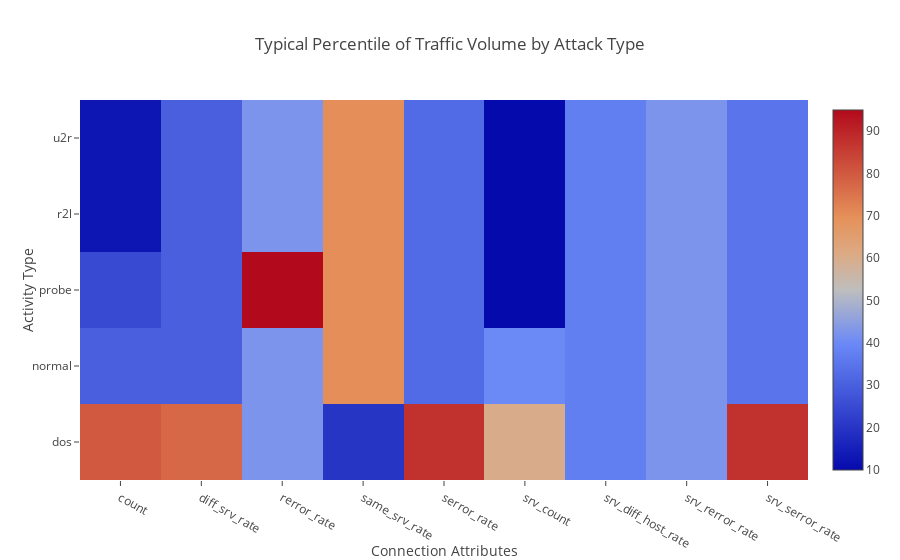

Notebook cell for this chart:
### Code cell
data = [go.Heatmap(z=medians['typical percentile']
                   , y=medians['attack_type']
                   , x=medians['network attribute']
                   , xaxis='hello'            
                  )]

layout = go.Layout(title='Typical Percentile of Traffic Volume by Attack Type',
                   xaxis={'title':"Connection Attributes"},
                   yaxis={'title':"Activity Type"},)


figure = go.Figure(data=data, layout=layout)
iplot(figure)

### Figure 1 — Plotly figure (JSON) as saved in the notebook; plotly's stock layout.template omitted (floating-point values rounded to 4 significant figures)
{"data": [{"type": "heatmap", "x": ["count", "diff_srv_rate", "rerror_rate", "same_srv_rate", "serror_rate", "srv_count", "srv_diff_host_rate", "srv_rerror_rate", "srv_serror_rate", "count", "diff_srv_rate", "rerror_rate", "same_srv_rate", "serror_rate", "srv_count", "srv_diff_host_rate", "srv_rerror_rate", "srv_serror_rate", "count", "diff_srv_rate", "rerror_rate", "same_srv_rate", "serror_rate", "srv_count", "srv_diff_host_rate", "srv_rerror_rate", "srv_serror_rate", "count", "diff_srv_rate", "rerror_rate", "same_srv_rate", "serror_rate", "srv_count", "srv_diff_host_rate", "srv_rerror_rate", "srv_serror_rate", "count", "diff_srv_rate", "rerror_rate", "same_srv_rate", "serror_rate", "srv_count", "srv_diff_host_rate", "srv_rerror_rate", "srv_serror_rate"], "xaxis": "hello", "y": ["dos", "dos", "dos", "dos", "dos", "dos", "dos", "dos", "dos", "normal", "normal", "normal", "normal", "normal", "normal", "normal", "normal", "normal", "probe", "probe", "probe", "probe", "probe", "probe", "probe", "probe", "probe", "r2l", "r2l", "r2l", "r2l", "r2l", "r2l", "r2l", "r2l", "r2l", "u2r", "u2r", "u2r", "u2r", "u2r", "u2r", "u2r", "u2r", "u2r"], "z": [80, 77.5, 42.5, 20, 87.5, 60, 37.5, 42.5, 87.5, 30, 30, 42.5, 70, 32.5, 40, 37.5, 42.5, 35, 25, 30, 95, 70, 32.5, 10, 37.5, 42.5, 35, 12.5, 30, 42.5, 70, 32.5, 10, 37.5, 42.5, 35, 12.5, 30, 42.5, 70, 32.5, 10, 37.5, 42.5, 35]}], "layout": {"title": "Typical Percentile of Traffic Volume by Attack Type", "xaxis": {"title": "Connection Attributes"}, "yaxis": {"title": "Activity Type"}}}
